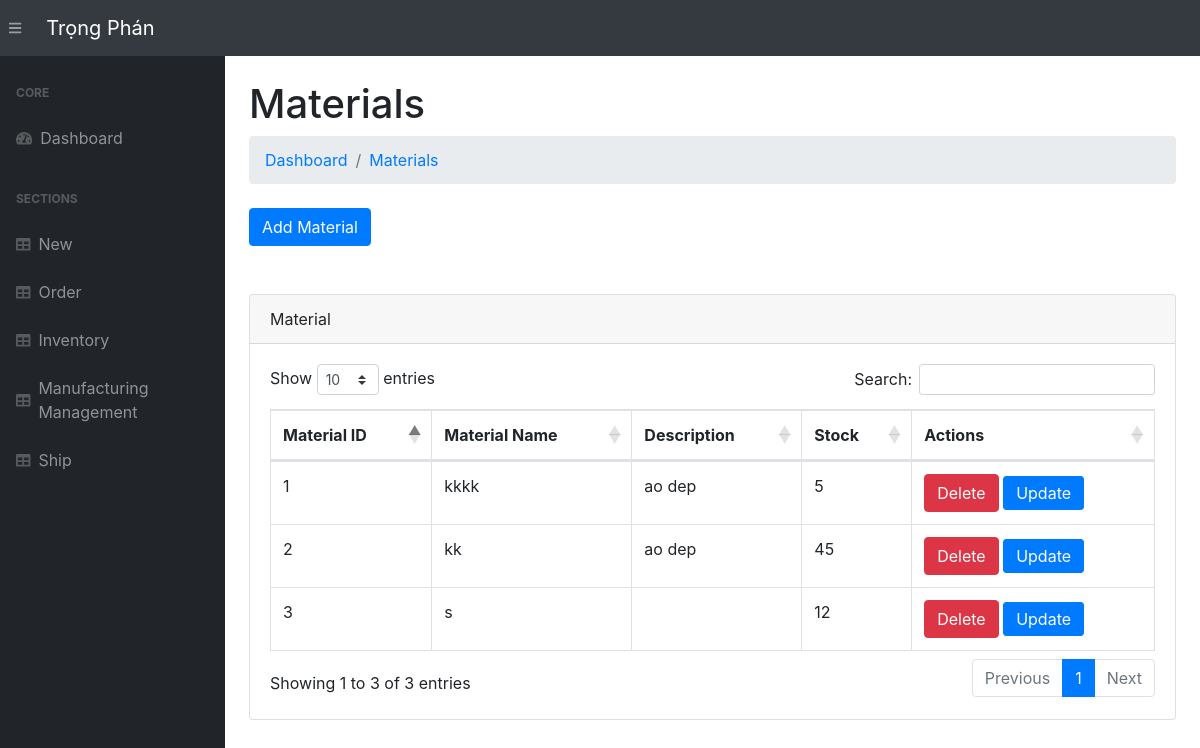
Page /material/ on the earlier database version.
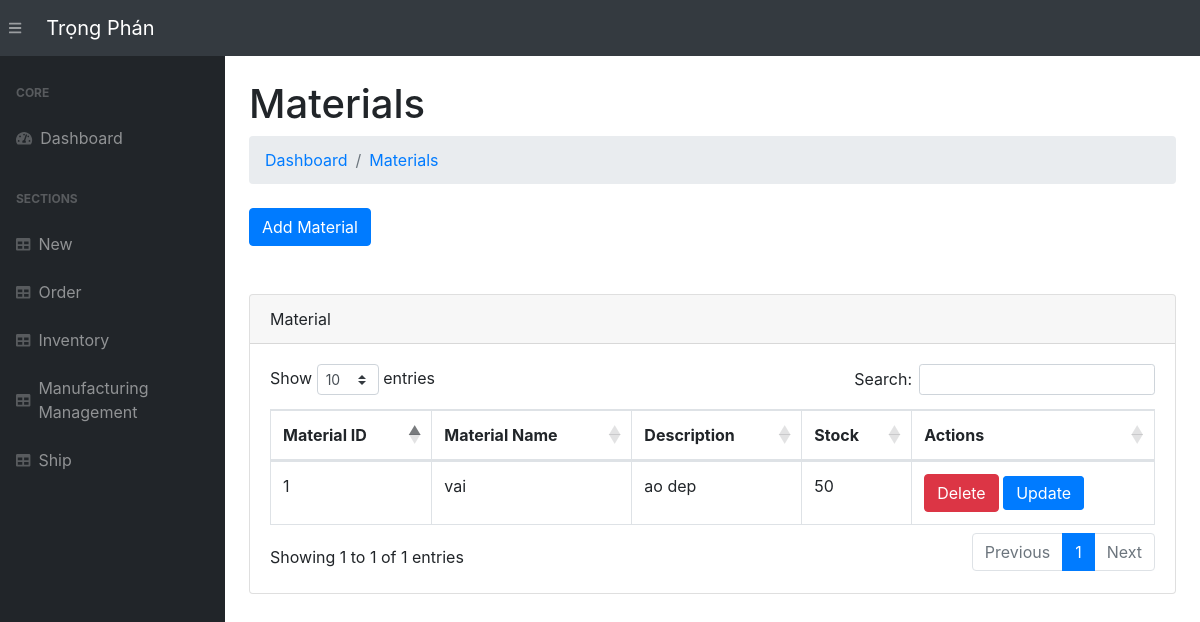
Same page on the later database version.
### app.py (models this page shows)
class Material(db.Model):
    __tablename__ = 'material'
    material_id = db.Column(db.Integer, primary_key=True)
    material_name = db.Column(db.String(255), nullable=False)
    material_description = db.Column(db.String(255))
    quantity_in_stock = db.Column(db.Integer, default=0)
    reorder_level = db.Column(db.Integer, default=10)

### app.py (the view, shortened to what this page needs)
@app.route('/material/', methods=["POST", "GET"])
def view_material():
    suppliers=Supplier.query.all()
    materials = Material.query.all()
    return render_template("material.html", materials=materials,suppliers=suppliers)

### templates/material.html (shortened to what this page needs)
{% extends 'base.html' %}
{% block content %}
<main>
    <div class="container-fluid">
        <h1 class="mt-4">Materials</h1>
        <ol class="breadcrumb mb-4">
            <li class="breadcrumb-item"><a href="/">Dashboard</a></li>
            <li class="breadcrumb-item"><a href="/material/">Materials</a></li>
        </ol>
        <a class="btn btn-primary" href="/add-material/">
            Add Material
        </a>
        <br><br><br>
        <div class="card mb-4">
            <div class="card-header">Material</div>
            <div class="card-body">
                <table class="table table-bordered" id="dataTable" width="100%" cellspacing="0">
                    <thead>
                        <tr>
                            <th>Material ID</th>
                            <th>Material Name</th>
                            <th>Description</th>
                            <th>Stock</th>
                            <th>Actions</th>
                        </tr>
                    </thead>
                    <tbody>
                        {% for material in materials %}
                        <tr>
                            <td>{{ material.material_id }}</td>
                            <td>{{ material.material_name }}</td>
                            <td>{{ material.material_description }}</td>
                            <td>{{ material.quantity_in_stock }}</td>
                            <td>
                                <div style="display: inline-block;">
                                    <form action="{{ url_for('delete_material', material_id=material.material_id) }}" method="POST" style="display:inline;">
                                        <button type="submit" class="btn btn-danger" onclick="return confirm('Are you sure you want to delete this material?')">Delete</button>
                                    </form>
                                    <a href="/update-material/{{ material.material_id }}" class="btn btn-primary" style="display:inline;">Update</a>
                                </div>
                            </td>
                        </tr>
                        {% endfor %}
                    </tbody>
                </table>
            </div>
        </div>
    </div>
</main>
{% endblock %}

### templates/base.html (shortened to what this page needs)
<!DOCTYPE html>
<html lang="en">
<head>
    <link rel="stylesheet" href="{{ url_for('static', filename='css/bootstrap/styles.css')}}">
    <link href="https://cdn.datatables.net/1.10.20/css/dataTables.bootstrap4.min.css" rel="stylesheet" />
</head>
<body class="sb-nav-fixed">
    <nav class="sb-topnav navbar navbar-expand navbar-dark bg-dark">
        <button class="btn btn-link btn-sm order-1 order-lg-0" id="sidebarToggle" href="#"><i class="fas fa-bars"></i></button>
        <a class="navbar-brand" href="/">Trọng Phán </a>
    </nav>
    <div id="layoutSidenav">
        <div id="layoutSidenav_nav">
            <nav class="sb-sidenav accordion sb-sidenav-dark" id="sidenavAccordion">
                <div class="sb-sidenav-menu">
                    <div class="nav">
                        <div class="sb-sidenav-menu-heading">Core</div>
                        <a class="nav-link" href="/">
                            <div class="sb-nav-link-icon"><i class="fas fa-tachometer-alt"></i></div>
                            Dashboard
                        </a>
                        <div class="sb-sidenav-menu-heading">Sections</div>
                        <a class="nav-link" href="/infor/">
                            <div class="sb-nav-link-icon"><i class="fas fa-table"></i></div>
                            New
                        </a>
                        <a class="nav-link" href="/order/">
                            <div class="sb-nav-link-icon"><i class="fas fa-table"></i></div>
                            Order
                        </a>
                        <a class="nav-link" href="/inventory/">
                            <div class="sb-nav-link-icon"><i class="fas fa-table"></i></div>
                            Inventory
                        </a>
                        <a class="nav-link" href="/manufacturing-management/">
                            <div class="sb-nav-link-icon"><i class="fas fa-table"></i></div>
                            Manufacturing Management
                        </a>
                        <a class="nav-link" href="/shipping/">
                            <div class="sb-nav-link-icon"><i class="fas fa-table"></i></div>
                            Ship
                        </a>
                    </div>
                </div>
            </nav>
        </div>
        <div id="layoutSidenav_content">
            {% block content %}
            {% endblock %}
        </div>
    </div>
</body>
</html>

Differences in the rows shown:
removed Material: material_id "2", material_name "kk", material_description "ao dep", quantity_in_stock "45"
removed Material: material_id "3", material_name "s", quantity_in_stock "12"
changed Material "ao dep": material_name "kkkk" → "vai"; quantity_in_stock "5" → "50"
Other differences:
text written by a page script: "Show entries Search: Showing 1 to 3 of 3 entries Previous 1 Next" → "Show entries Search: Showing 1 to 1 of 1 entries Previous 1 Next"
